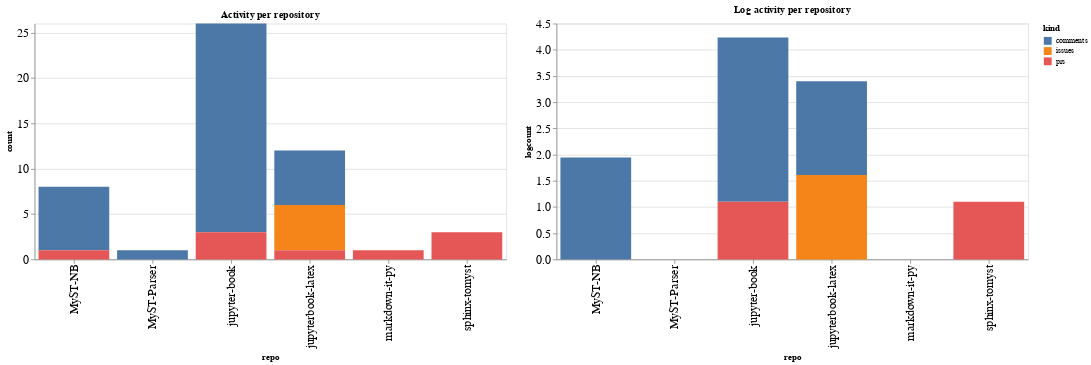

Notebook cell for this chart:
### Code cell
ch1 = alt.Chart(repo_summaries, width=600, title="Activity per repository").mark_bar().encode(
    x='repo',
    y='count',
    color='kind',
    tooltip="kind"
)

ch2 = alt.Chart(repo_summaries, width=600, title="Log activity per repository").mark_bar().encode(
    x='repo',
    y='logcount',
    color='kind',
    tooltip="kind"
)

ch1 | ch2

### Figure 1 — Vega-Lite specification as saved in the notebook (floating-point values rounded to 4 significant figures)
{"config": {"axisLeft": {"labelFontSize": 15}, "axisBottom": {"labelFontSize": 15}}, "hconcat": [{"mark": "bar", "encoding": {"color": {"type": "nominal", "field": "kind"}, "tooltip": {"type": "nominal", "field": "kind"}, "x": {"type": "nominal", "field": "repo"}, "y": {"type": "quantitative", "field": "count"}}, "title": "Activity per repository", "width": 600}, {"mark": "bar", "encoding": {"color": {"type": "nominal", "field": "kind"}, "tooltip": {"type": "nominal", "field": "kind"}, "x": {"type": "nominal", "field": "repo"}, "y": {"type": "quantitative", "field": "logcount"}}, "title": "Log activity per repository", "width": 600}], "data": {"name": "data-b53fd1cfd954c514e405803a0179f54f"}, "$schema": "https://vega.github.io/schema/vega-lite/v4.8.1.json", "datasets": {"data-b53fd1cfd954c514e405803a0179f54f": [{"repo": "MyST-NB", "kind": "comments", "count": 7, "logcount": 1.946}, {"repo": "MyST-NB", "kind": "prs", "count": 1, "logcount": 0.0}, {"repo": "MyST-Parser", "kind": "comments", "count": 1, "logcount": 0.0}, {"repo": "jupyter-book", "kind": "comments", "count": 23, "logcount": 3.135}, {"repo": "jupyter-book", "kind": "prs", "count": 3, "logcount": 1.099}, {"repo": "jupyterbook-latex", "kind": "comments", "count": 6, "logcount": 1.792}, {"repo": "jupyterbook-latex", "kind": "issues", "count": 5, "logcount": 1.609}, {"repo": "jupyterbook-latex", "kind": "prs", "count": 1, "logcount": 0.0}, {"repo": "markdown-it-py", "kind": "prs", "count": 1, "logcount": 0.0}, {"repo": "sphinx-tomyst", "kind": "prs", "count": 3, "logcount": 1.099}]}}
